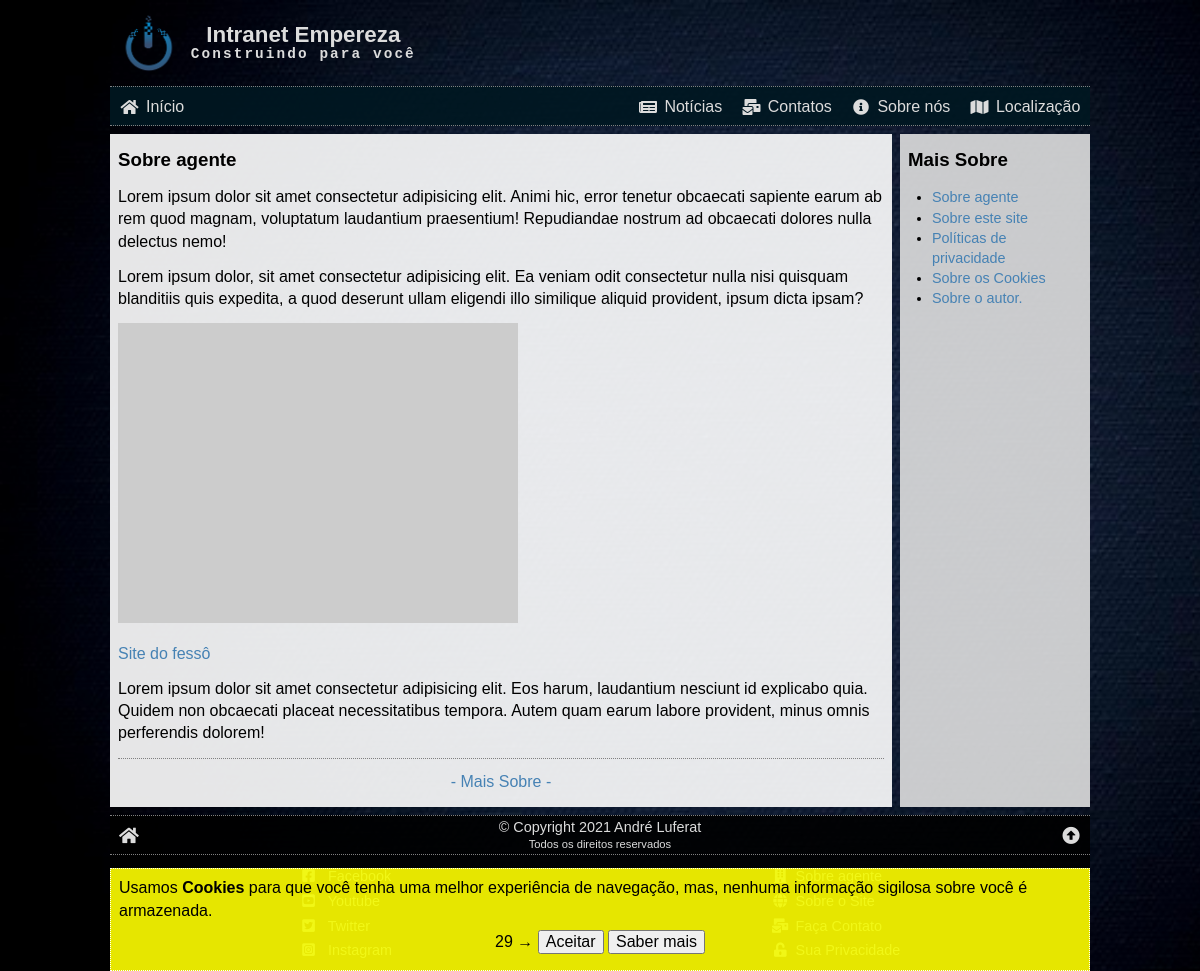
The app's page /sobre.php?id=1 with its own data.
### tables this page shows
CREATE TABLE about (
    id INT NOT NULL PRIMARY KEY AUTO_INCREMENT,
    slug VARCHAR(63) NOT NULL,
    last_update TIMESTAMP DEFAULT CURRENT_TIMESTAMP,
    image VARCHAR(255) NOT NULL,
    title VARCHAR(127) NOT NULL,
    preview VARCHAR(255) NOT NULL,
    text LONGTEXT NOT NULL,
    status ENUM ('ativo', 'inativo') DEFAULT 'ativo'
);

### sobre.php (the view, shortened to what this page needs)
<?php
require('./_config.php');
$aboutHTML = '';
$id = (isset($_GET['id'])) ? intval($_GET['id']) : 0;
if ($id == 0) {
    $aboutHTML = <<<HTML
<h2>Sobre</h2>
<p>Nesta seção você encontra diversas informações sobre agente:</p>
HTML;
    $sql = "SELECT `id`, `slug`, `image`, `title`, `preview`
        FROM `about`
        WHERE `status` = 'ativo'
        ORDER BY `id`;";
    $res = $conn->query($sql);
    while ($about = $res->fetch_assoc()) {
        $preview = str_ireplace('{{siteName}}', $_C['siteName'], $about['preview']);
        $aboutHTML .= <<<HTML
<div class="artigo" data-href="sobre.php?id={$about['id']}">
    <a href="sobre.php?id={$about['id']}">
        <img src="{$about['image']}" alt="{$about['title']}">
    </a>
    <div>
        <h3><a href="sobre.php?id={$about['id']}">{$about['title']}</a></h3>
        {$preview}
    </div>
</div>
HTML;
    }
} else {
    $sql = "SELECT * FROM `about` WHERE id = '{$id}' AND status = 'ativo';";
    $res = $conn->query($sql);
    $about = $res->fetch_assoc();
    $aboutHTML .= <<<HTML
<h3>{$about['title']}</h3>
{$about['text']}
<hr class="dotted">
<p class="center"><a href="/sobre.php">- Mais Sobre -</a></p>
HTML;
}
$sideBar = '<h3>Mais Sobre</h3><ul class="linklist">';
$sql = "SELECT `id`, `title` FROM about WHERE status = 'ativo' ORDER BY `id`";
$res = $conn->query($sql);
while ($link = $res->fetch_assoc()) {
    $sideBar .= <<<HTML
    <li><a href="sobre.php?id={$link['id']}">{$link['title']}</a></li>
HTML;
}
$sideBar .= '</ul>';
require('./_header.php');
?>
<article>
    <?php echo $aboutHTML ?>
</article>
<aside>
    <?php echo $sideBar ?>
</aside>
<?php
require('./_footer.php');
?>

### css/global.css (style rules this page uses)
* { box-sizing: border-box; outline: none; }
html, body { font-family: 'arial', cursive; font-size: 16px; position: relative; width: 100%; height: 100%; padding: 0; margin: 0; line-height: 1.4; }
header, nav, main, article, aside, footer { display: block; }
h1, h2, h3, h4, h5, p { margin: .8rem 0; }
a { color: steelblue; text-decoration: none; transition: .2s; }
body { background-image: url('/img/bg04.jpg'); background-attachment: fixed; background-size: cover; background-position-x: left; background-color: rgb(0, 0, 0); }
article { background: rgba(255, 255, 255, .9); overflow: auto; margin-top: .5rem; padding: 0 .5rem; flex: 4; }
aside { background: rgba(223, 223, 223, .9); overflow: auto; margin-top: .5rem; padding: 0 .5rem; }
@media (min-width: 575px) { article { margin-right: .25rem; } }
@media (min-width: 575px) { aside { min-width: 190px; max-width: 190px; margin-left: .25rem; } }
.center { text-align: center; }
.dotted { border: none; border-top: 1px dotted grey; }

### css/index.css (style rules this page uses)
.linklist { font-size: .9rem; padding: 0 0 0 1.5rem; }

### records on screen
about: title "Sobre agente", text "Lorem ipsum dolor sit amet consectetur adipisicing elit. Animi hic, error tenetur obcaecati sapiente earum ab rem quod magnam, voluptatum laudantium praesentium! Repudiandae nostrum ad obcaecati dolores nulla delectus nemo! Lorem ipsum dolor, sit amet consectetur adipisicing elit. Ea veniam odit consectetur nulla nisi quisquam blanditiis quis expedita, a quod deserunt ullam eligendi illo similique aliquid provident, ipsum dicta ipsam? Site do fessô Lorem ipsum dolor sit amet consectetur adipisicing elit. Eos harum, laudantium nesciunt id explicabo quia. Quidem non obcaecati placeat necessitatibus tempora. Autem quam earum labore provident, minus omnis perferendis dolorem!"
about: title "Sobre este site"
about: title "Políticas de privacidade"
about: title "Sobre os Cookies"
about: title "Sobre o autor."

### other values on screen
$_C['siteName'] "Empereza"
$_C['siteSlogan'] "Construindo para você"
$_C['copyright'] "© Copyright 2021 André Luferat"
